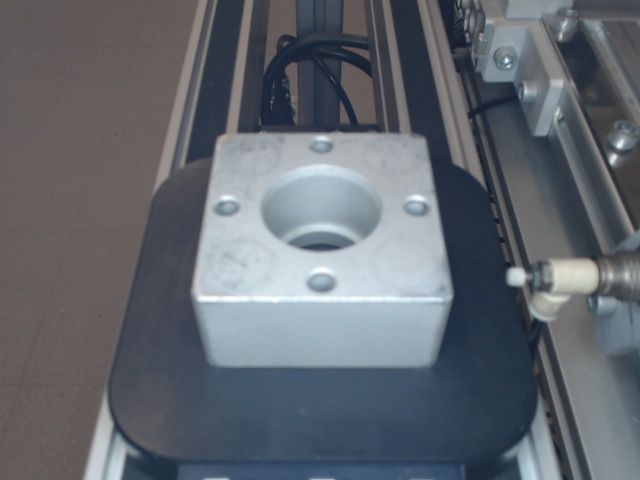
#> input picture data/Imagenes_FMS/FMS201/captura_1.jpg, 640 x 480 px
$ python ver_procesamiento_fms201.py captura_1.jpg
#> lines starting #> are read from the running program, lines starting #| are printed output that depends on the picture; after the words box and inside, x2 and y2 are one past the last pixel; in counts of white or black regions, pixels touching at a corner belong together
### src/vision/utils/preprocesamiento.py
"""
Pasos de preprocesado de imagen compartidos por las 4 estaciones del FMS-200.

Por qué un módulo aparte: las 4 estaciones usan la misma cámara y el mismo
encuadre (la pieza base siempre aparece igual), así que los primeros pasos
del pipeline (pasar a grises, suavizar, binarizar y buscar contornos) son
técnicas 100% genéricas, sin nada específico de ninguna estación en concreto.
Se extrajeron aquí al empezar FMS-202, al comprobar que iban a ser una copia
exacta de las mismas funciones ya escritas para FMS-201 (ver
docs/bitacora_algoritmos.txt).

Lo que SÍ sigue siendo específico de cada estación (y por tanto no vive
aquí) son los umbrales de área/distancia para encontrar la pieza y toda la
lógica de decisión final: cada fms20X.py mantiene lo suyo.
"""

import cv2 as cv
import numpy as np


def recortar_roi(imagen_bgr, roi):
    """
    Recorta la imagen a una región de interés (ROI) fija: x1, y1, x2, y2 en
    píxeles.

    Por qué es genérica y no específica de una estación: la cámara está fija
    en las 4 estaciones y la pieza cae siempre en la misma zona del
    encuadre, así que el recorte en sí es idéntico en las 4; lo único que
    cambia es la propia región (definida como constante ROI en cada
    fms20X.py, medida por separado para cada estación).
    """
    x1, y1, x2, y2 = roi
    return imagen_bgr[y1:y2, x1:x2]


def convertir_a_grises(imagen_bgr):
    """
    Convierte la imagen (en color, formato BGR de OpenCV) a un único canal
    de grises.

    Por qué: en ninguna de las estaciones la decisión depende del color de
    la pieza (siempre es el mismo aluminio/metal), sino de su FORMA y sus
    SOMBRAS. Trabajar en grises simplifica todo lo que viene después
    (umbralizado, contornos) porque pasamos de 3 canales a 1, sin perder la
    información que realmente se necesita.
    """
    return cv.cvtColor(imagen_bgr, cv.COLOR_BGR2GRAY)


def suavizar(grises):
    """
    Aplica un desenfoque gaussiano suave antes de umbralizar.

    Por qué: el sensor de la cámara introduce ruido de alta frecuencia
    (grano, pequeñas motas) que puede generar contornos falsos diminutos al
    binarizar. Un desenfoque gaussiano pequeño (5x5) promedia esos píxeles
    sueltos con sus vecinos sin llegar a borrar los contornos reales, mucho
    más grandes que el ruido.
    """
    return cv.GaussianBlur(grises, (5, 5), 0)


def binarizar(grises_suavizados):
    """
    Convierte la imagen en grises a blanco/negro puro usando el método de
    Otsu.

    Por qué Otsu y no un umbral fijo: Otsu analiza el histograma de la
    imagen y elige automáticamente el punto de corte que mejor separa dos
    poblaciones de brillo (fondo/plataforma oscura frente a la pieza
    metálica clara). Un valor fijo a ojo se rompería en cuanto cambiara
    ligeramente la iluminación del laboratorio; Otsu se recalcula en cada
    imagen y es más robusto a esos cambios sin tener que tocar código.

    Devuelve una imagen binaria donde la pieza (más clara que el fondo)
    queda en blanco (255) y el resto en negro (0).
    """
    _, binaria = cv.threshold(
        grises_suavizados, 0, 255, cv.THRESH_BINARY + cv.THRESH_OTSU
    )
    return binaria


def encontrar_contornos(binaria):
    """
    Busca las siluetas (contornos) de las zonas blancas de la imagen binaria,
    incluyendo la relación padre-hijo entre ellas (qué contorno es un
    "agujero" dentro de otro).

    Por qué RETR_CCOMP: varias estaciones necesitan analizar agujeros
    interiores de la pieza (huecos, rebajes), que son contornos "hijos" del
    contorno exterior. RETR_CCOMP organiza los contornos en dos niveles
    (exteriores y agujeros) y da además, para cada uno, el índice de su
    padre.

    Por qué CHAIN_APPROX_SIMPLE: en vez de guardar todos los puntos del
    borde, comprime segmentos rectos a solo sus extremos. El resultado es
    el mismo contorno con muchos menos puntos -> más rápido y con menos
    memoria, sin perder la forma real.

    Devuelve (contornos, jerarquia) tal cual los da OpenCV. jerarquia[0][i]
    es [siguiente, anterior, primer_hijo, padre] del contorno i.
    """
    contornos, jerarquia = cv.findContours(binaria, cv.RETR_CCOMP, cv.CHAIN_APPROX_SIMPLE)
    return contornos, jerarquia


def encontrar_hueco_principal(contornos, jerarquia, contorno_padre):
    """
    De entre los "agujeros" (contornos hijos) de un contorno dado, devuelve
    el más grande. Útil para quedarse con el hueco/rebaje central de una
    pieza descartando automáticamente agujeros más pequeños (p. ej. los de
    tornillo en las esquinas).

    Por qué es genérica y no específica de una estación: no asume ningún
    tamaño ni forma concreta, solo la relación estructural "hijo de este
    contorno" que da RETR_CCOMP -> sirve igual para el hueco de FMS-201 que
    para el de cualquier otra estación con un rebaje central.

    Devuelve None si el contorno dado no tiene ningún hijo detectado.
    """
    idx_padre = next(i for i, cnt in enumerate(contornos) if cnt is contorno_padre)

    mejor_hijo = None
    mejor_area = 0
    for i, cnt in enumerate(contornos):
        es_hijo = jerarquia[0][i][3] == idx_padre
        if es_hijo:
            area = cv.contourArea(cnt)
            if area > mejor_area:
                mejor_area = area
                mejor_hijo = cnt

    return mejor_hijo


# Kernel para el cierre morfológico (ver limpiar_binaria).
_KERNEL_CIERRE = np.ones((5, 5), np.uint8)


# [18 lines left out: function limpiar_binaria, not called in this run]

### src/vision/fms201/fms201.py
"""
FMS-201: inspección de posición de la pieza.

La estación FMS-201 puede presentar tres situaciones:
  - PIEZA_OK            -> Pieza colocada correctamente
  - PIEZA_NOK           -> Pieza colocada al revés
  - ESTACION_VACIA      -> No hay pieza

Este fichero solo contiene el algoritmo de visión (funciones puras: entra una
imagen, sale un resultado). No abre cámara ni ventanas: eso vive en
scripts/ver_procesamiento_fms201.py, para poder testear el algoritmo contra
imágenes ya guardadas sin depender de hardware.
"""

import cv2 as cv

from src.vision.utils.preprocesamiento import (
    recortar_roi,
    convertir_a_grises,
    suavizar,
    binarizar,
    encontrar_contornos,
    encontrar_hueco_principal,
)


# Región de interés (ROI) fija: x1, y1, x2, y2 en píxeles.
#
# Igual que en el resto de estaciones: la cámara está fija y la pieza cae
# siempre en la misma zona (medido sobre varias imágenes: bloque en
# x=190-192, ancho~260-266, borde inferior estable ~360-367). Recortar antes
# de procesar evita tener que filtrar contornos de fondo por distancia al
# centro, como se hacía en la versión original de este fichero.
ROI = (150, 0, 470, 390)


# Área mínima (en píxeles²) para considerar que el contorno más grande
# dentro del ROI es la pieza, medida sobre las imágenes reales de FMS-201
# (excluyendo 3 capturas con interferencia de una mano sobre la pieza,
# ver docs/bitacora_algoritmos.txt, situación estudiada aparte por no ser
# controlable durante el funcionamiento normal de la estación):
#   - Pieza real (OK o invertida): área 53331 - 56802
#   - Estación vacía (ruido de fondo dentro del ROI): área 8887 - 8951
# El margen entre ambos casos es muy amplio (~44400 px²), así que basta un
# único umbral simple. Con interferencia de mano el margen puede reducirse
# drásticamente (hasta ~1000 px² en el peor caso observado, ver memoria),
# aunque la clasificación siguió siendo correcta en todos los casos.
AREA_MIN_PIEZA = 40000


def encontrar_contorno_pieza(contornos):
    """
    Devuelve el contorno de mayor área dentro del ROI si supera el umbral
    esperado para la pieza real, o None si no lo supera (estación vacía).

    Por qué no hace falta ya filtrar por distancia al centro: al trabajar
    sobre el ROI (no la imagen completa), el fondo/raíles que antes podían
    generar contornos grandes quedan fuera del recorte: el contorno más
    grande que puede aparecer aquí es la pieza, o nada.
    """
    mejor_contorno = max(contornos, key=cv.contourArea, default=None)
    if mejor_contorno is None or cv.contourArea(mejor_contorno) < AREA_MIN_PIEZA:
        return None
    return mejor_contorno


# Perímetro (en píxeles) del hueco central, medido sobre las imágenes con
# pieza real de FMS-201, excluyendo las mismas 3 capturas con interferencia
# de mano (ver docs/bitacora_algoritmos.txt):
#   - PIEZA_OK:           perímetro 141.3 - 146.1  (hueco pequeño, ovalado)
#   - PIEZA_NOK:          perímetro 236.9 - 267.6  (hueco en forma de "sonrisa")
# Los dos grupos no se solapan en ningún punto (hueco de ~90 px entre ambos),
# a diferencia del área del hueco, que sí solapaba ligeramente. Por eso se
# usa el perímetro y no el área para esta decisión.
PERIMETRO_MAX_PIEZA_OK = 200


def decidir_orientacion(hueco):
    """
    Decide si la pieza está bien colocada o invertida a partir de la forma
    de su hueco central, usando el perímetro del contorno.

    Por qué el perímetro y no el área: el área del hueco solapaba entre OK e
    invertida (una imagen OK y dos invertidas caían en la misma franja). El
    perímetro, en cambio, separa los dos grupos con un margen amplio: un
    hueco pequeño y ovalado (OK) tiene mucho menos perímetro que uno grande
    y con forma de "sonrisa" (invertida), aunque sus áreas sean parecidas.
    """
    if hueco is None:
        return "PIEZA_NOK"
    perimetro = cv.arcLength(hueco, True)
    if perimetro < PERIMETRO_MAX_PIEZA_OK:
        return "PIEZA_OK"
    return "PIEZA_NOK"


def procesar(imagen_bgr):
    """
    Punto de entrada único del algoritmo de FMS-201: recibe una imagen (tal
    cual la da la cámara, en color BGR) y devuelve el estado de la estación.

    Devuelve un string con el estado: "PIEZA_OK", "PIEZA_NOK" o
    "ESTACION_VACIA".
    """
    recorte = recortar_roi(imagen_bgr, ROI)
    grises = convertir_a_grises(recorte)
    suave = suavizar(grises)
    binaria = binarizar(suave)
    contornos, jerarquia = encontrar_contornos(binaria)

    pieza = encontrar_contorno_pieza(contornos)
    if pieza is None:
        return "ESTACION_VACIA"

    hueco = encontrar_hueco_principal(contornos, jerarquia, pieza)
    return decidir_orientacion(hueco)

### scripts/ver_procesamiento_fms201.py
"""
Script de apoyo para VER paso a paso qué le hace el algoritmo de FMS-201 a
una imagen concreta. No forma parte del sistema final: es una herramienta de
desarrollo para ir comprobando cada paso del algoritmo mientras lo construimos.

Uso:
    python scripts/ver_procesamiento_fms201.py captura_1.jpg
"""

import sys
from pathlib import Path

import cv2 as cv

# Añadimos la raíz del repo al path para poder importar "src...." aunque
# este script no esté dentro del paquete src/.
RAIZ_REPO = Path(__file__).resolve().parents[1]
sys.path.insert(0, str(RAIZ_REPO))

from src.vision.utils.preprocesamiento import (
    convertir_a_grises,
    suavizar,
    binarizar,
    encontrar_contornos,
    encontrar_hueco_principal,
)
from src.vision.fms201.fms201 import (
    ROI,
    recortar_roi,
    encontrar_contorno_pieza,
    procesar,
)

CARPETA_IMAGENES = RAIZ_REPO / "data" / "Imagenes_FMS" / "FMS201"
CARPETA_SALIDA = RAIZ_REPO / "outputs" / "fms201"


def procesar_una_imagen(nombre_imagen):
    ruta_imagen = CARPETA_IMAGENES / nombre_imagen
    imagen = cv.imread(str(ruta_imagen))
    if imagen is None:
        print(f"No se pudo leer la imagen: {ruta_imagen}")
        return None

    recorte = recortar_roi(imagen, ROI)
    grises = convertir_a_grises(recorte)
    suave = suavizar(grises)
    binaria = binarizar(suave)
    contornos, jerarquia = encontrar_contornos(binaria)

    # Subcarpeta por imagen para no mezclar resultados al probar varias.
    prefijo = Path(nombre_imagen).stem
    carpeta = CARPETA_SALIDA / prefijo
    carpeta.mkdir(parents=True, exist_ok=True)

    cv.imwrite(str(carpeta / "1_original.png"), imagen)
    cv.imwrite(str(carpeta / "2_grises.png"), grises)
    cv.imwrite(str(carpeta / "3_binaria.png"), binaria)

    # El estado se calcula con procesar() (la funcion "oficial" del
    # algoritmo), no reimplementando la decision aqui: asi este script y el
    # algoritmo real nunca pueden acabar dando respuestas distintas.
    estado = procesar(imagen)

    # Volvemos a buscar pieza/hueco solo para DIBUJARLOS en la imagen de
    # depuracion (procesar() ya hizo este mismo trabajo por dentro, pero no
    # devuelve los contornos: su interfaz de cara al resto del sistema debe
    # ser solo "imagen -> estado").
    resultado = recorte.copy()
    pieza = encontrar_contorno_pieza(contornos)
    if pieza is not None:
        cv.drawContours(resultado, [pieza], -1, (255, 255, 0), 2)
        hueco = encontrar_hueco_principal(contornos, jerarquia, pieza)
        if hueco is not None:
            cv.drawContours(resultado, [hueco], -1, (0, 0, 255), 2)
            perimetro = cv.arcLength(hueco, True)
            cv.putText(resultado, f"perimetro hueco: {perimetro:.0f}", (10, 70),
                       cv.FONT_HERSHEY_SIMPLEX, 0.6, (0, 255, 255), 2)

    cv.putText(resultado, f"ESTADO: {estado}", (10, 30),
               cv.FONT_HERSHEY_SIMPLEX, 0.8, (0, 255, 0), 2)
    cv.imwrite(str(carpeta / "5_resultado.png"), resultado)

    return estado


def main():
    if len(sys.argv) > 1:
        nombres = sys.argv[1:]
    else:
        # Por defecto probamos un caso de cada tipo: OK, invertida y vacia.
        nombres = ["captura_1.jpg", "captura_20.jpg", "captura_35.jpg"]

    for nombre in nombres:
        estado = procesar_una_imagen(nombre)
#> in procesar_una_imagen, imagen is the input picture: shape (480, 640, 3); mean B, G, R 111.2, 103.7, 98.4
#> in recortar_roi, `return imagen_bgr[y1:y2, x1:x2]`:
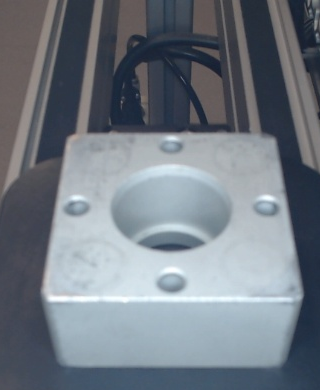
#> returned value: shape (390, 320, 3); mean of channels 0, 1, 2 132.1, 122.9, 114.7; drawn as B, G, R
#> in convertir_a_grises, `return cv.cvtColor(imagen_bgr, cv.COLOR_BGR2GRAY)`:
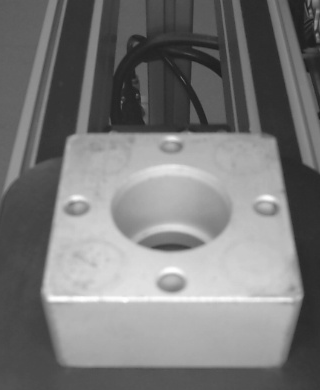
#> returned value: shape (390, 320); min 28, max 255, mean 121.5
#> in binarizar, `_, binaria = cv.threshold( grises_suavizados, 0, 255, cv.THRESH_BINARY..`:
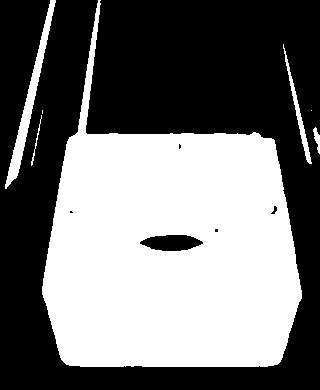
#> binaria: shape (390, 320); 45.6% white; 7 white regions (2 under 20 px)
#> in encontrar_contornos, `contornos, jerarquia = cv.findContours(binaria, cv.RETR_CCOMP, cv.CHAI..`: contornos = 12 contours, 5 with area under 20; largest, box (x1, y1, x2, y2) and area: (42, 0, 302, 367) 54930, (5, 0, 56, 189) 1334, (139, 234, 204, 252) 808, (283, 44, 312, 164) 346, (313, 127, 320, 154) 68, (270, 205, 278, 215) 34, (31, 115, 42, 166) 21; jerarquia = [[1, -1, -1, -1], [2, 0, -1, -1], [3, 1, -1, -1], [4, 2, -1, -1], [5, 3, -1, -1], [11, 4, 6, -1], [7, -1, -1, 5], [8, 6, -1, 5], [9, 7, -1, 5], [10, 8, -1, 5], [-1, 9, -1, 5], [-1, 5, -1, -1]]
#> in encontrar_contorno_pieza, `mejor_contorno = max(contornos, key=cv.contourArea, default=None)`: mejor_contorno = contour of 335 points, box (x1, y1, x2, y2) (42, 0, 302, 367), area 54930
#> in procesar, `pieza = encontrar_contorno_pieza(contornos)`: pieza has the same summary as mejor_contorno in encontrar_contorno_pieza
#> in encontrar_hueco_principal, `idx_padre = next(i for i, cnt in enumerate(contornos) if cnt is contor..`: idx_padre = 5
#> the loop in encontrar_hueco_principal, `for i, cnt in enumerate(contornos):` made 12 passes
#> (es_hijo, area, mejor_area) on pass 7: (True, 808, 808)
#> (es_hijo, area) on pass 10: (True, 34)
#> after the loop in encontrar_hueco_principal, `for i, cnt in enumerate(contornos):`: mejor_area = 808; mejor_hijo = contour of 58 points, box (x1, y1, x2, y2) (139, 234, 204, 252), area 808
#> in procesar, `hueco = encontrar_hueco_principal(contornos, jerarquia, pieza)`: hueco has the same summary as mejor_hijo in encontrar_hueco_principal
#> in decidir_orientacion, `perimetro = cv.arcLength(hueco, True)`: perimetro = 143.3
#> in procesar_una_imagen, `estado = procesar(imagen)`: estado = 'PIEZA_OK'
#> in procesar_una_imagen, `pieza = encontrar_contorno_pieza(contornos)`: pieza has the same summary as mejor_contorno in encontrar_contorno_pieza
#> the loop in encontrar_hueco_principal (call 2), `for i, cnt in enumerate(contornos):` made 12 passes
#> in procesar_una_imagen, `hueco = encontrar_hueco_principal(contornos, jerarquia, pieza)`: hueco has the same summary as mejor_hijo in encontrar_hueco_principal
#> in procesar_una_imagen, `perimetro = cv.arcLength(hueco, True)`: perimetro = 143.3
#> in procesar_una_imagen, `cv.putText(resultado, f"ESTADO: {estado}", (10, 30), cv.FONT_HERSHEY_S..`:
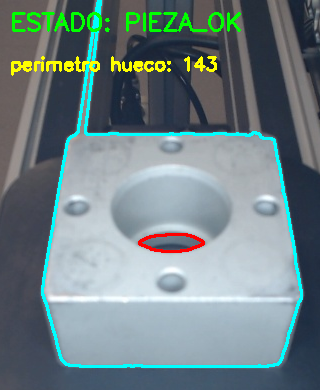
#> resultado: shape (390, 320, 3); mean B, G, R 132.9, 130.1, 112.2
#> estado = 'PIEZA_OK'
        print(f"[{nombre}] estado detectado: {estado}")
#| [captura_1.jpg] estado detectado: PIEZA_OK
        print(f"[{nombre}] resultados guardados en: {CARPETA_SALIDA / Path(nombre).stem}")


if __name__ == "__main__":
    main()

$ run again, with data/Imagenes_FMS/FMS201/captura_10.jpg copied over data/Imagenes_FMS/FMS201/captura_1.jpg
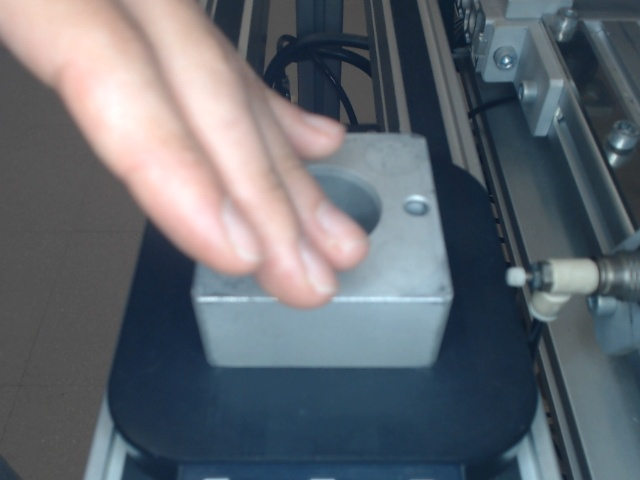
#> input picture data/Imagenes_FMS/FMS201/captura_10.jpg, 640 x 480 px
#> in procesar_una_imagen, imagen is the input picture: shape (480, 640, 3); mean B, G, R 112.4, 104.7, 98.6
#> in binarizar, `_, binaria = cv.threshold( grises_suavizados, 0, 255, cv.THRESH_BINARY..`:
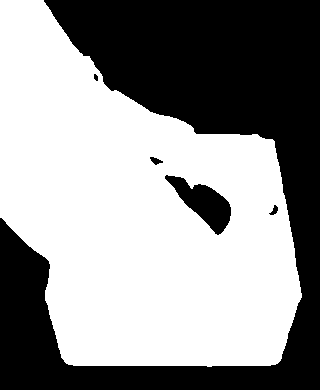
#> binaria: shape (390, 320); 58% white; 5 black regions
#> in encontrar_contornos, `contornos, jerarquia = cv.findContours(binaria, cv.RETR_CCOMP, cv.CHAI..`: contornos = 5 contours; box (x1, y1, x2, y2) and area: (0, 0, 302, 367) 73658, (164, 174, 232, 236) 1802, (149, 156, 164, 166) 72, (268, 204, 279, 216) 59, (93, 73, 99, 82) 30; jerarquia = [[-1, -1, 1, -1], [2, -1, -1, 0], [3, 1, -1, 0], [4, 2, -1, 0], [-1, 3, -1, 0]]
#> mejor_contorno = contour of 294 points, box (x1, y1, x2, y2) (0, 0, 302, 367), area 73658
#> in procesar, `pieza = encontrar_contorno_pieza(contornos)`: pieza has the same summary as mejor_contorno in encontrar_contorno_pieza
#> idx_padre = 0
#> the loop in encontrar_hueco_principal, `for i, cnt in enumerate(contornos):` made 5 passes
#> (es_hijo, area, mejor_area) on passes 2 to 3: (True, 59, 59), (True, 1802.5, 1802.5)
#> after the loop in encontrar_hueco_principal, `for i, cnt in enumerate(contornos):`: mejor_area = 1802.5; mejor_hijo = contour of 79 points, box (x1, y1, x2, y2) (164, 174, 232, 236), area 1802
#> in procesar, `hueco = encontrar_hueco_principal(contornos, jerarquia, pieza)`: hueco has the same summary as mejor_hijo in encontrar_hueco_principal
#> in decidir_orientacion, `perimetro = cv.arcLength(hueco, True)`: perimetro = 208
#> in procesar_una_imagen, `estado = procesar(imagen)`: estado = 'PIEZA_NOK'
#> in procesar_una_imagen, `pieza = encontrar_contorno_pieza(contornos)`: pieza has the same summary as mejor_contorno in encontrar_contorno_pieza
#> the loop in encontrar_hueco_principal (call 2), `for i, cnt in enumerate(contornos):` made 5 passes
#> in procesar_una_imagen, `hueco = encontrar_hueco_principal(contornos, jerarquia, pieza)`: hueco has the same summary as mejor_hijo in encontrar_hueco_principal
#> in procesar_una_imagen, `perimetro = cv.arcLength(hueco, True)`: perimetro = 208
#> in procesar_una_imagen, `cv.putText(resultado, f"ESTADO: {estado}", (10, 30), cv.FONT_HERSHEY_S..`:
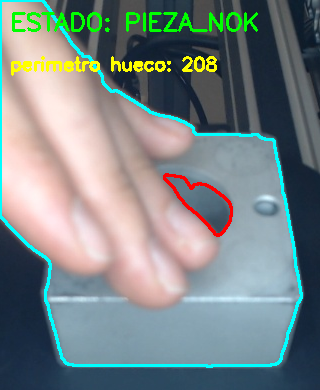
#> resultado: shape (390, 320, 3); mean B, G, R 133.8, 133.7, 122.5
#> in main, `estado = procesar_una_imagen(nombre)`: estado = 'PIEZA_NOK'
#| [captura_1.jpg] estado detectado: PIEZA_NOK

$ run again, with data/Imagenes_FMS/FMS201/captura_11.jpg copied over data/Imagenes_FMS/FMS201/captura_1.jpg
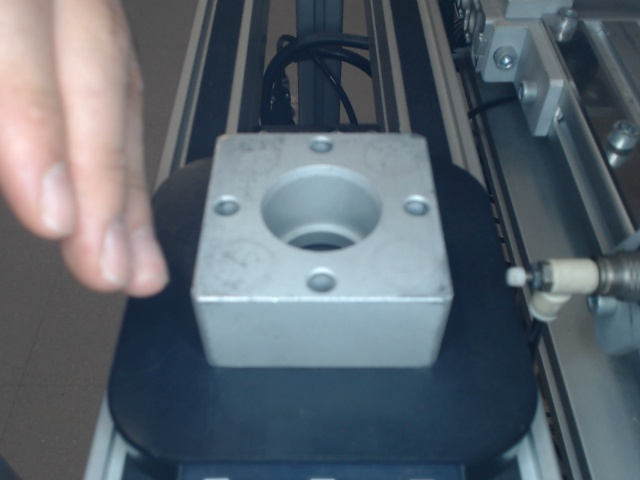
#> input picture data/Imagenes_FMS/FMS201/captura_11.jpg, 640 x 480 px
#> in procesar_una_imagen, imagen is the input picture: shape (480, 640, 3); mean B, G, R 111.6, 102.4, 92.6
#> in binarizar, `_, binaria = cv.threshold( grises_suavizados, 0, 255, cv.THRESH_BINARY..`:
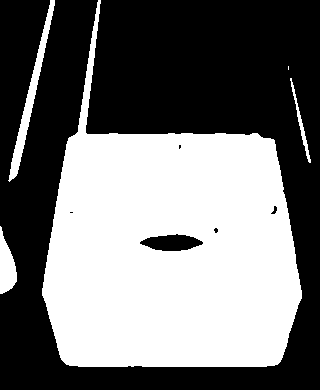
#> binaria: shape (390, 320); 45.7% white; 5 white regions (1 under 20 px)
#> in encontrar_contornos, `contornos, jerarquia = cv.findContours(binaria, cv.RETR_CCOMP, cv.CHAI..`: contornos = 10 contours, 3 with area under 20; largest, box (x1, y1, x2, y2) and area: (42, 0, 302, 367) 54908, (8, 0, 55, 182) 1168, (139, 233, 204, 252) 803, (0, 226, 17, 294) 651, (290, 78, 311, 163) 176, (270, 205, 278, 215) 35, (213, 227, 219, 234) 21; jerarquia = [[1, -1, -1, -1], [2, 0, -1, -1], [3, 1, -1, -1], [9, 2, 4, -1], [5, -1, -1, 3], [6, 4, -1, 3], [7, 5, -1, 3], [8, 6, -1, 3], [-1, 7, -1, 3], [-1, 3, -1, -1]]
#> mejor_contorno = contour of 322 points, box (x1, y1, x2, y2) (42, 0, 302, 367), area 54908
#> in procesar, `pieza = encontrar_contorno_pieza(contornos)`: pieza has the same summary as mejor_contorno in encontrar_contorno_pieza
#> idx_padre = 3
#> the loop in encontrar_hueco_principal, `for i, cnt in enumerate(contornos):` made 10 passes
#> (es_hijo, area, mejor_area) on pass 5: (True, 803, 803)
#> after the loop in encontrar_hueco_principal, `for i, cnt in enumerate(contornos):`: mejor_area = 803; mejor_hijo = contour of 62 points, box (x1, y1, x2, y2) (139, 233, 204, 252), area 803
#> in procesar, `hueco = encontrar_hueco_principal(contornos, jerarquia, pieza)`: hueco has the same summary as mejor_hijo in encontrar_hueco_principal
#> in decidir_orientacion, `perimetro = cv.arcLength(hueco, True)`: perimetro = 144.1
#> in procesar_una_imagen, `estado = procesar(imagen)`: estado = 'PIEZA_OK'
#> in procesar_una_imagen, `pieza = encontrar_contorno_pieza(contornos)`: pieza has the same summary as mejor_contorno in encontrar_contorno_pieza
#> the loop in encontrar_hueco_principal (call 2), `for i, cnt in enumerate(contornos):` made 10 passes
#> in procesar_una_imagen, `hueco = encontrar_hueco_principal(contornos, jerarquia, pieza)`: hueco has the same summary as mejor_hijo in encontrar_hueco_principal
#> in procesar_una_imagen, `perimetro = cv.arcLength(hueco, True)`: perimetro = 144.1
#> in procesar_una_imagen, `cv.putText(resultado, f"ESTADO: {estado}", (10, 30), cv.FONT_HERSHEY_S..`:
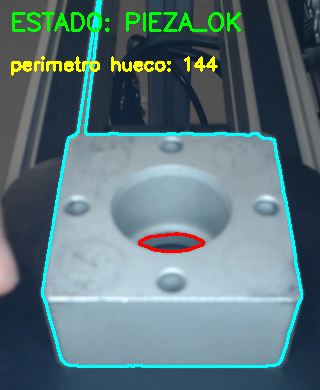
#> resultado: shape (390, 320, 3); mean B, G, R 123.2, 118.2, 93.1
#> in main, `estado = procesar_una_imagen(nombre)`: estado = 'PIEZA_OK'
#| [captura_1.jpg] estado detectado: PIEZA_OK
